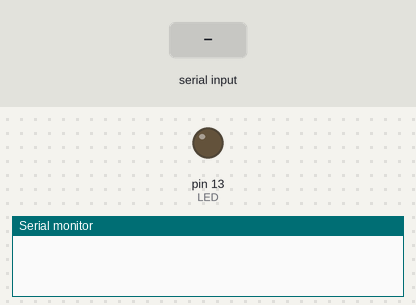
This sketch was run on a simulated Arduino Uno, built with avr-gcc and run on an emulated ATmega328P. Shown: output pins drawn as LEDs (lit = HIGH), the last lines printed to the serial monitor. Dashed ring = blinking. Inputs (shaded band) come from the test bench.

Above: at 1.2 s.
1.3 s: "1" received over the second serial link
At 1.51 s:
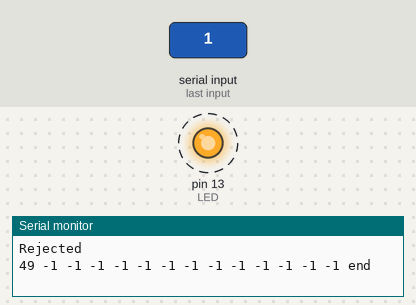
Timing chart, 0 to 4.3 s (numbered marks = the images above; inputs shaded):
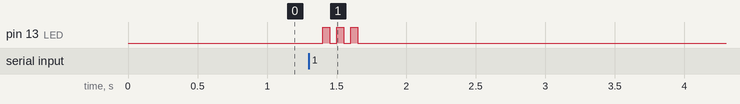

Measured:
- after the input at 1.3 s, pin 13 (LED): alternates HIGH for 0.05 s and LOW for 0.05 s, 6 changes in all, then stays LOW, starting after 0.10 s

The sketch:

rfid-125.ino
```cpp
#include <SoftwareSerial.h>
SoftwareSerial RFID(2, 3); // RX and TX

int data1 = 0;
int ok = -1;
int LED = 13;

// use first sketch in http://wp.me/p3LK05-3Gk to get your tag numbers
int tag1[14] = {2,48,49,48,70,65,66,49,70,52,50,70,56,3};
int newtag[14] = { 0,0,0,0,0,0,0,0,0,0,0,0,0,0}; // used for read comparisons

void setup()
{
  RFID.begin(9600);    // start serial to RFID reader
  Serial.begin(9600);  // start serial to PC
  pinMode(LED, OUTPUT); // for status LEDs
}

boolean comparetag(int aa[14], int bb[14])
{
  boolean ff = false;
  int fg = 0;
  for (int cc = 0 ; cc < 14 ; cc++)
  {
    if (aa[cc] == bb[cc])
    {
      fg++;
    }
  }
  if (fg == 14)
  {
    ff = true;
  }
  return ff;
}

void checkmytags() // compares each tag against the tag just read
{
  ok = 0; // this variable helps decision-making,
  // if it is 1 we have a match, zero is a read but no match,
  // -1 is no read attempt made
  if (comparetag(newtag, tag1) == true)
  {
    ok++;
  }
}

void readTags()
{
  ok = -1;

  if (RFID.available() > 0)
  {
    // read tag numbers
    delay(100); // needed to allow time for the data to come in from the serial buffer.

    for (int z = 0 ; z < 14 ; z++) // read the rest of the tag
    {
      data1 = RFID.read();
      newtag[z] = data1;
    }
    RFID.flush(); // stops multiple reads

    // do the tags match up?
    checkmytags();
  }

  // now do something based on tag type
  if (ok > 0) // if we had a match
  {
    Serial.println("Accepted");
    digitalWrite(LED, HIGH);
    delay(1000);
    digitalWrite(LED, LOW);

    ok = -1;
  }
  else if (ok == 0) // if we didn't have a match
  {
    Serial.println("Rejected");
    for (int z = 0 ; z < 14 ; z++) // print card id
    {
      Serial.print(newtag[z]);
      Serial.print(" ");
    }
    Serial.println("end");
    for (int z = 0 ; z < 3 ; z++) // fast flash for error
    {
      digitalWrite(LED, HIGH);
      delay(50);
      digitalWrite(LED, LOW);
      delay(50);
    }

    ok = -1;
  }
}

void loop()
{
  readTags();
}
```
